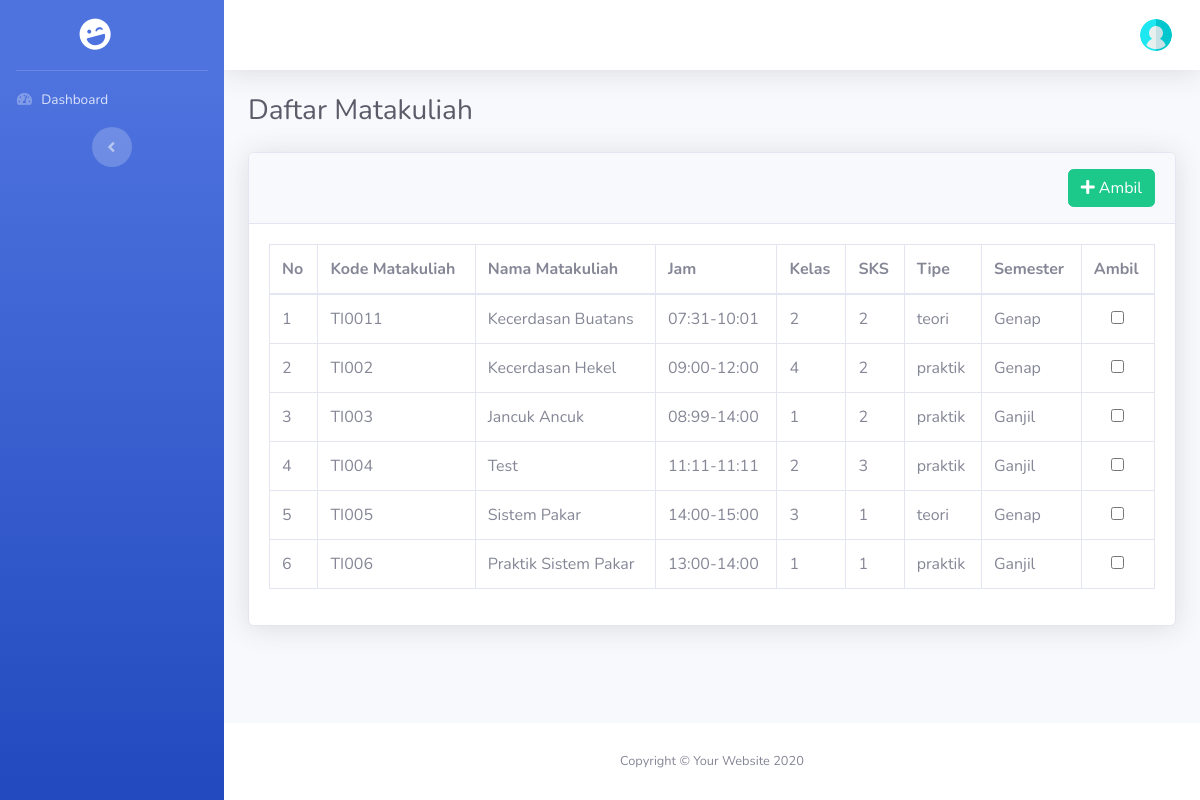
The app's page /index.php/mahasiswa/daftar_matakuliah with its own data.
### tables this page shows
CREATE TABLE `matakuliah` (
  `id` bigint NOT NULL AUTO_INCREMENT,
  `kode_matkul` varchar(255) NOT NULL,
  `nama` varchar(255) NOT NULL,
  `status` enum('aktif','tidak') NOT NULL,
  `jam_mulai` varchar(20) NOT NULL,
  `jam_selesai` varchar(20) NOT NULL,
  `kelas` int NOT NULL,
  `sks` int NOT NULL,
  `tipe` enum('teori','praktik','praktikum') NOT NULL,
  `semester` enum('ganjil','genap') NOT NULL,
  `id_dosen` bigint DEFAULT NULL,
  PRIMARY KEY (`id`)
);

### application/controllers/Mahasiswa.php (called while the page is built, shortened)
<?php
class Mahasiswa extends CI_Controller
{
    function __construct()
    {
        $this->load->Model('M_mahasiswa','mod');
    }
    public function daftar_matakuliah()
    {
        $data['halaman']    = "Data Matakuliah";
        $matkul_diambil     =  $this->mod->m_get_matkul_diambil();
        if(count($matkul_diambil) > 0) {
            $data['matkul']     = $this->mod->m_get_matkul_belum_diambil($post);
        } else {
            $data['matkul'] = $this->mod->m_get_matkul_all();
        }
        $this->load->view('head.php', $data);
        $this->load->view('sidebar.php');
        $this->load->view('header.php');
        $this->load->view('mahasiswa/daftar_matakuliah.php',$data);
        $this->load->view('footer.php');
    }
}

### index.php (called while the page is built, shortened)
<?php
require_once BASEPATH.'core/CodeIgniter.php';

### application/models/M_mahasiswa.php (called while the page is built, shortened)
<?php
Class M_mahasiswa extends CI_Model
{
    public function m_get_matkul_diambil()
    {
        $this->db->select("a.id, b.id AS id_matkul, b.kode_matkul, b.nama, b.jam_mulai, b.jam_selesai, b.kelas, b.sks, b.tipe, b.semester")
            ->from('matakuliah_diambil AS a')
            ->join('matakuliah AS b', 'b.id = a.id_matakuliah', 'left')
            ->where("id_mahasiswa", $this->session->userdata('mhs_id'));
        $query = $this->db->get_compiled_select();
        $data  = $this->db->query($query)->result_array();
        return $data;
    }
    public function m_get_matkul_all()
    {
        $this->db->select()
                ->from('matakuliah');
        $query = $this->db->get_compiled_select();
        $data = $this->db->query($query)->result_array();
        return $data;
    }
}

### application/views/mahasiswa/daftar_matakuliah.php (the view)
<div class="container-fluid">
    <h1 class="h3 mb-4 text-gray-800">Daftar Matakuliah</h1>
    <?php echo form_open('mahasiswa/ambil_matkul');?>
        <div class="card shadow mb-4">
            <div class="card-header py-3">
                <button type="submit" class="btn btn-success float-right"><i class="fas fa-plus"></i>&nbsp;Ambil</button>
            </div>
            <div class="card-body">
                <div class="table-responsive">
                    <table class="table table-bordered"  width="100%" cellspacing="0">
                        <thead>
                            <tr>
                                <th>No</th>
                                <th>Kode Matakuliah</th>
                                <th>Nama Matakuliah</th>
                                <th>Jam</th>
                                <th>Kelas</th>
                                <th>SKS</th>
                                <th>Tipe</th>
                                <th>Semester</th>
                                <th>Ambil</th>
                            </tr>
                        </thead>
                        <tbody>
                        <?php if($matkul > 0 ):?>
                            <?php
                                $i = 1;
                                foreach($matkul as $mat):?>
                                <tr>
                                    <td><?php echo $i;?></td>
                                    <td><?php echo $mat['kode_matkul'];?></td>
                                    <td><?php echo $mat['nama'];?></td>
                                    <td><?php echo $mat['jam_mulai']."-".$mat['jam_selesai'];?></td>
                                    <td><?php echo $mat['kelas'];?></td>
                                    <td><?php echo $mat['sks'];?></td>
                                    <td><?php echo $mat['tipe'];?></td>
                                    <td><?php echo ucwords($mat['semester']);?></td>
                                    <td class="text-center"><input type="checkbox" name="matkul_pilih[]" value="<?php echo $mat['id'];?>"></td>
                                </tr>
                            <?php
                                $i++;
                                endforeach;?>
                        <?php endif;?>
                        </tbody>
                    </table>
                </div>
            </div>
        </div>
    <?php echo form_close();?>
</div>

### records on screen
matakuliah: kode_matkul "TI0011", nama "Kecerdasan Buatans", jam_mulai "07:31", jam_selesai "10:01", kelas "2", sks "2", tipe "teori", semester "Genap"
matakuliah: kode_matkul "TI002", nama "Kecerdasan Hekel", jam_mulai "09:00", jam_selesai "12:00", kelas "4", sks "2", tipe "praktik", semester "Genap"
matakuliah: kode_matkul "TI003", nama "Jancuk Ancuk", jam_mulai "08:99", jam_selesai "14:00", kelas "1", sks "2", tipe "praktik", semester "Ganjil"
matakuliah: kode_matkul "TI004", nama "Test", jam_mulai "11:11", jam_selesai "11:11", kelas "2", sks "3", tipe "praktik", semester "Ganjil"
matakuliah: kode_matkul "TI005", nama "Sistem Pakar", jam_mulai "14:00", jam_selesai "15:00", kelas "3", sks "1", tipe "teori", semester "Genap"
matakuliah: kode_matkul "TI006", nama "Praktik Sistem Pakar", jam_mulai "13:00", jam_selesai "14:00", kelas "1", sks "1", tipe "praktik", semester "Ganjil"
